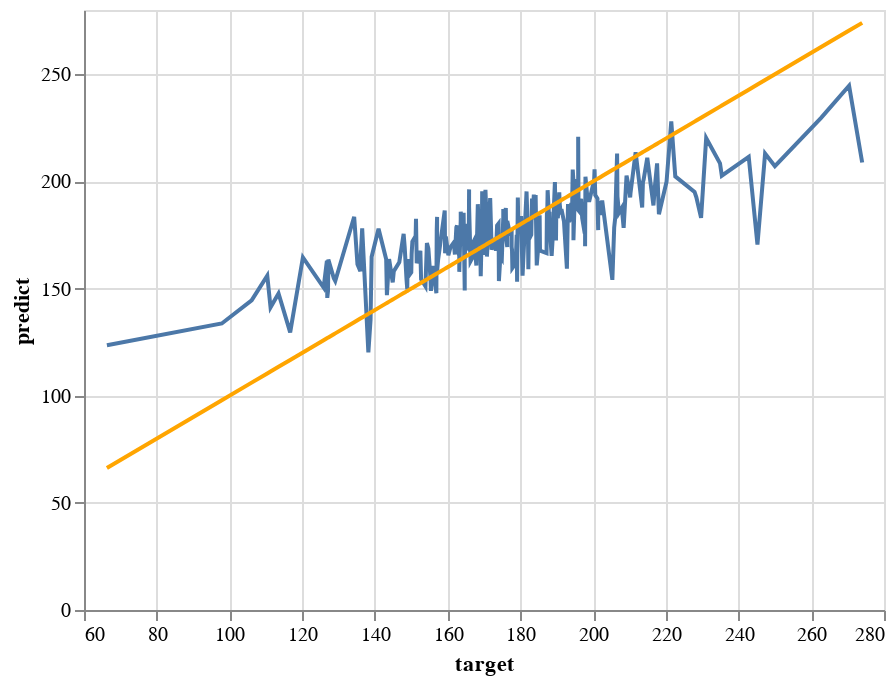

Write notebook code for a chart like this one.
### Code cell
# Displaying the line graph of the comparison between the predicted values and actual values of the validation set.
perfect_validate = alt.Chart(pd.DataFrame({'target': y_validate, 'predict': y_validate})).mark_line(color='orange').encode(
    x='target',
    y='predict'
)

predicted_validate = alt.Chart(pd.DataFrame({'target': y_validate, 'predict': y_validate_predict})).mark_line().encode(
    x='target',
    y='predict'
  )

predicted_validate + perfect_validate

### Figure 1 — Vega-Lite specification as saved in the notebook (floating-point values rounded to 4 significant figures; data arrays with more than 128 entries replaced by an {"elided": "..."} marker saying what was removed)
{"config": {"view": {"continuousWidth": 400, "continuousHeight": 300}}, "layer": [{"data": {"name": "data-9b8ebc8ad4ce630ad3247a66570fd853"}, "mark": "line", "encoding": {"x": {"field": "target", "type": "quantitative"}, "y": {"field": "predict", "type": "quantitative"}}}, {"data": {"name": "data-2828a2aad0440190227cf35bbf9110e6"}, "mark": {"type": "line", "color": "orange"}, "encoding": {"x": {"field": "target", "type": "quantitative"}, "y": {"field": "predict", "type": "quantitative"}}}], "$schema": "https://vega.github.io/schema/vega-lite/v4.17.0.json", "datasets": {"data-9b8ebc8ad4ce630ad3247a66570fd853": {"elided": "244 records"}, "data-2828a2aad0440190227cf35bbf9110e6": {"elided": "244 records"}}}
